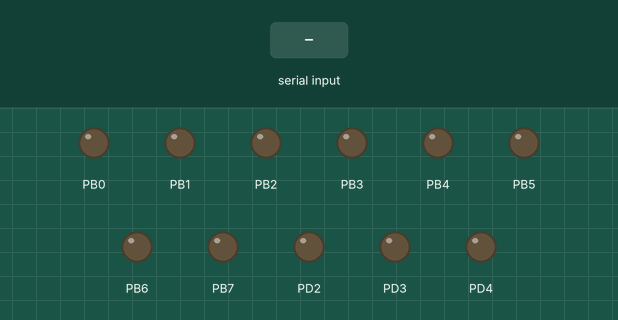
This program was run on a simulated ATmega328P, built with avr-gcc and emulated at 16 MHz. Parts: output pins drawn as LEDs (lit = HIGH). Inputs (shaded band) come from the test bench.

Above: at 1.2 s.
1.3 s: "A" received over Serial
At 2.5 s:
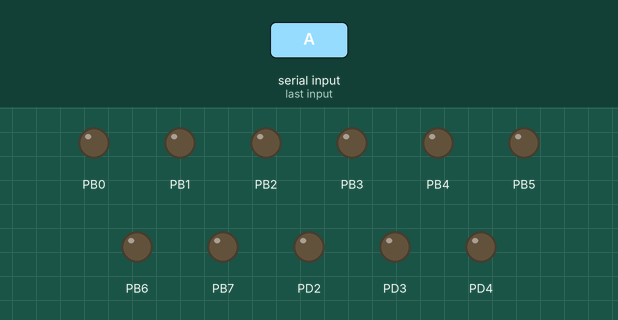
2.8 s: "B" received over Serial
At 3.6 s:
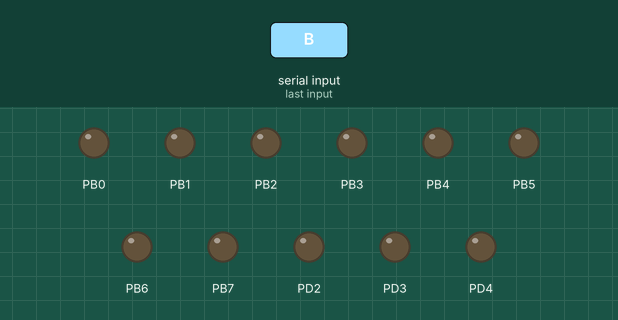
4.3 s: "C" received over Serial
At 4.8 s:
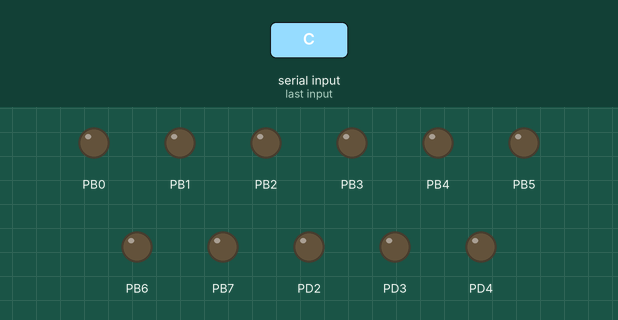
5.8 s: "D" received over Serial
At 7.1 s:
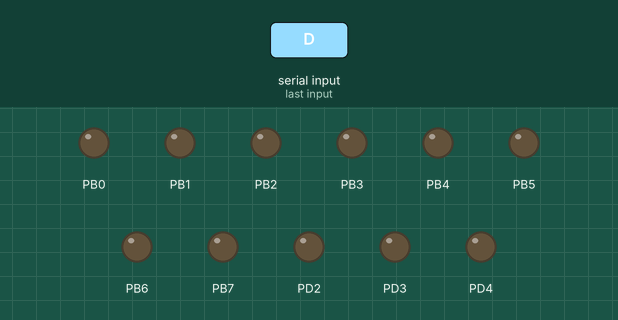
Timing chart, 0 to 8.3 s (numbered marks = the images above; inputs shaded):
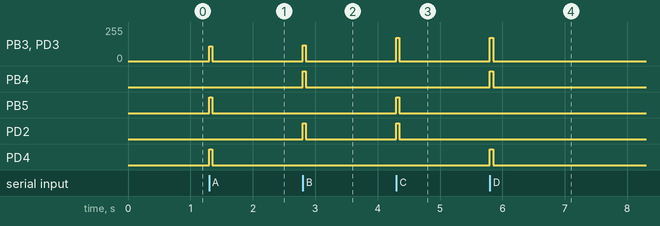

The program:

main.c
```c
#define F_CPU 16000000UL

#include <util/delay.h>
#include <avr/io.h>
//#include <conio.h>

#include "UART1.h"

#define UP 65
#define DOWN 66
#define LEFT 68
#define RIGHT 67
#define STOP 32

/*
PB0 input 1
PD4 input 2
PB2 enable A
PB3 enable B
PB4 input 3
PB5 input 4
*/

void setPwm()
{
	//TCCR1A |= (1 << WGM11) | (1 << WGM10);
	//TCCR1A |= (1 << COM1A1);
	//TCCR1B |= (1 << CS12);

	TCCR2A |= (1 << WGM21) | (1 << WGM20);
	//TCCR2A |= (1 << WGM22) | (1 << WGM21) | (1 << WGM20);
	TCCR2A |= (1 << COM2A1) | (1 << COM2B1);
	TCCR2B |= (1 << CS22);
}

void port_init()
{
	PORTB = 0x00;
	PORTD = 0x00;
}
void setPort(char motor_left_pb, char motor_right_pd)
{
	PORTB = motor_left_pb; // motor_right_pb | motor_left_pb;
	PORTD = motor_right_pd;
}
void setSpeed(int left_wheel, int right_wheel)
{
	OCR2A = left_wheel; // left
	OCR2B = right_wheel; // right
}

int main(void)
{
	int data;

	DDRB = 0xFF; // 0011 1000
	DDRD = 0x1C; // 0001 1100

	setPwm();
	port_init();
	UART_1_init(); // UART1 초기화

	//_delay_ms(1000);

	while(1)
	{
		//setPort(0x00, 0x00);
		_delay_ms(50);

		setSpeed(0, 0);

		port_init();

		data = UART1_receive();

		if(data == 'A'){ // up
			setSpeed(110, 110);
			setPort(0x28, 0x18);
		}
		else if(data == 'B'){ // down
			setSpeed(120, 120);
			setPort(0x18, 0x0C);
		}
		else if(data == 'C'){ // left
			setSpeed(175, 175);
			setPort(0x28, 0x0C);
			//_delay_ms(150);
		}
		else if(data == 'D'){ // right
			setSpeed(175, 175);
			setPort(0x18, 0x18);
			//_delay_ms(150);
		}
		else if(data == 'S'){
			setSpeed(0, 0);
			setPort(0x00, 0x00);
		}
	}
	return 0;
}


/*
int main(void)
{
	//char motor_left = 0x05;   // 0000 0'1'01
	//char motor_right = 0x28;  // 0010 '1'000
	char motor_left = 0x00;
	char motor_right = 0x00;

	//int cnt = 0;
	int data;

	DDRB = 0xFF;

	pwm_init();
	port_init();
	UART_1_init(); // UART1 초기화

	//_delay_ms(1000);

	while(1)
	{
		PORTB = motor_left | motor_right;

		_delay_ms(50);

		port_init();

		data = UART1_receive();

		if(data == 'A'){ // up
			OCR1B = 200;
			OCR2A = 200;

			motor_left = 0x05;  // 0000 0'1'10
			motor_right = 0x28; // 0010 '1'000
			//motor_left = 0x05;  // 0000 0'1'10
			//motor_right = 0x18; // 0010 '1'000
		}
		else if(data == 'B'){ // down
			OCR1B = 150;
			OCR2A = 150;

			motor_left = 0x05;  // 0000 0'1'10
			motor_right = 0x18; // 0010 '1'000
			//motor_left = 0x06;  // 0000 0'1'10
			//motor_right = 0x28; // 0010 '1'000
		}
		else if(data == 'C'){ // left
			OCR1B = 100;
			OCR2A = 100;

			motor_left = 0x05;
			motor_right = 0x28;
			//motor_left = 0x06;
			//motor_right = 0x18;
		}
		else if(data == 'D'){ // right
			OCR1B = 100;
			OCR2A = 100;
			motor_left = 0x06;
			motor_right = 0x18;
			//motor_left = 0x05;
			//motor_right = 0x28;
		}
		else if(data == 'S'){
			OCR1B = 0;
			OCR2A = 0;
			motor_left = 0x00;
			motor_right = 0x00;
		}
	}
	return 0;
}
*/


/*
int main(void)
{
	char motor_left_pb = 0x00; // input 3
	char motor_left_pd = 0x00; // input 4
	char motor_right_pb = 0x00; // input 1, 2
	//char motor_right_pd = 0x00; // input x

	//int cnt = 0;
	int data;

	DDRB = 0xFF;
	DDRD = 0x08;

	TCCR2A |= (1 << WGM21) | (1 << WGM20);
	TCCR2A |= (1 << COM2A1);
	TCCR2B |= (1 << CS22);

	TCCR1A |= (1 << WGM11) | (1 << WGM10);
	TCCR1A |= (1 << COM1B1);
	TCCR1B |= (1 << CS12);

	PORTB = 0x00;
	PORTD = 0x00;

	//OCR1B = 10;
	//OCR2A = 10;

	UART_1_init(); // UART1 초기화

	//_delay_ms(1000);

	while(1)
	{
		PORTB = motor_right_pb | motor_left_pb;
		PORTD = motor_left_pd; // motor_right_pd | motor_left_pd;
		_delay_ms(50);

		OCR1A = 0;
		OCR1B = 0;
		OCR2A = 0;
		OCR2B = 0;

		PORTB = 0x00;
		PORTD = 0x00;

		data = UART1_receive();

		if(data == 'A'){ // up
			OCR2A = 0;
			OCR2B = 100;

			motor_right_pb = 0x04; // 0000 0100

			OCR1A = 0;
			OCR1B = 100;

			motor_left_pb = 0x00; // 0000 0000
			motor_left_pd = 0x08; // 0000 1000
		}
		else if(data == 'B'){ // down
			OCR1A = 100;
			OCR1B = 0;

			OCR2A = 100;
			OCR2B = 0;

			//motor_right_pb = 0x04; // 0000 0100
			motor_right_pb = 0x02; // 0000 0010
			//motor_left_pb = 0x00; // 0000 0000
			//motor_left_pd = 0x08; // 0000 1000
			motor_left_pb = 0x08; // 0000 1000
			motor_left_pd = 0x00; // 0000 0000
		}
		else if(data == 'C'){ // left
			OCR1A = 100;
			OCR1B = 0;

			OCR2A = 0;
			OCR2B = 100;

			//motor_right_pb = 0x04; // 0000 0100
			motor_right_pb = 0x02; // 0000 0010
			motor_left_pb = 0x00; // 0000 0000
			motor_left_pd = 0x08; // 0000 1000
			//motor_left_pb = 0x08; // 0000 1000
			//motor_left_pd = 0x00; // 0000 0000
		}
		else if(data == 'D'){ // right
			OCR1A = 0;
			OCR1B = 100;

			OCR2A = 100;
			OCR2B = 0;

			motor_right_pb = 0x04; // 0000 0100
			//motor_right_pb = 0x02; // 0000 0010
			//motor_left_pb = 0x00; // 0000 0000
			//motor_left_pd = 0x08; // 0000 1000
			motor_left_pb = 0x08; // 0000 1000
			motor_left_pd = 0x00; // 0000 0000
		}
		else if(data == 'S'){
			OCR1A = 0;
			OCR1B = 0;

			OCR2A = 0;
			OCR2B = 0;

			motor_right_pb = 0x00;
			motor_left_pd = 0x00;
			motor_left_pb = 0x00;
		}
	}
	return 0;
}
*/


// motor button
/*
#define F_CPU 160000000
#include <avr/io.h>
#include <util/delay.h>

int main()
{
	char motor_left = 0x05;   // 0000 0'1'01
	char motor_right = 0x28;  // 0010 '1'000
	//char state = 0;

	DDRB = 0xFF;
	DDRD = 0x00;

	PORTD = 0x0C; // 0000 1100

	while(1)
	{
		PORTB = motor_left | motor_right; // 00101101
		//if((PIND & 0x04) == 0x00 && state == 0){
		//}
		if((PIND & 0x04) == 0x00){
			motor_left = 0x05;
			motor_right = 0x28;
		}
		if((PIND & 0x08) == 0x00){
			motor_left = 0x06;
			motor_right = 0x18; // 0001 1000
		}
	}

}
*/

// motor PWM
/*
#define F_CPU 160000000
#include <avr/io.h>
#include <util/delay.h>


int main(void)
{
	DDRB = 0xFF;

	TCCR1A |= (1 << WGM11) | (1 << WGM10);
	TCCR1A |= (1 << COM1B1);
	TCCR1B |= (1 << CS12);

	PORTB = 0x00;

	while (1)
	{
		PORTB = 0x05; //0000 0101
		//_delay_ms(1000);

		//OCR1B = 0;
		for(int i = 0; i < 256; i += 5){
			OCR1B = i;
			_delay_ms(10);
		}
		OCR1B = 0;

		PORTB = 0x06; // 0000 0011
		//_delay_ms(1000);

		for(int i = 0; i < 256; i += 5){
			OCR1B = i;
			_delay_ms(10);
		}
		OCR1B = 0;

		PORTB = 0x00;
		_delay_ms(100);
	}
}
*/
```

UART1.c
```c
/*
 * UART.c
 *
 * Created: 2022-07-10 오후 3:11:51
 *  Author: JAEGEUN
 */

#define _BV(bit) (1<<Bit)
#include <avr/io.h>

void UART_1_init(void)
{
	//Baudrate 설정 (F_osc : 16MHz => 9600Bps)
	UBRR0H = 0x00;
	//UBRR0L = 207; // 1100 1111???
	UBRR0L = 16;

	// 2배속 모드(= _BV(U2X1))
	// 정확도를 위해 UART는 보통 2배 모드를 사용.
	UCSR0A = UCSR0A | (1<<1);

	// 비동기 & 8bit 전송
	UCSR0C |= 0x06;

	 // 송,수신 기능 활성화
	 UCSR0B |= _BV(RXEN0);
	 UCSR0B |= _BV(TXEN0);
}

void UART1_transmit(char data)
{
	// 송신 가능 대기
	while(!(UCSR0A & (1 << UDRE0)));
	// 데이터 전송
	UDR0 = data;
}

unsigned char UART1_receive(void)
{
	// Receive Complete 플래그 확인
	while(!(UCSR0A & (1 << RXC0)));
	// Data Register 값 반환
	return UDR0;

}
```

UART1.h
```c
/*
 * UART.h
 *
 * Created: 2022-07-10 오후 3:21:04
 *  Author: JAEGEUN
 */


#ifndef UART_H_
#define UART_H_

void UART_1_init(void); // 초기화
void UART1_transmit(char data); // 송신
unsigned char UART1_receive(void); // 수신


#endif /* UART_H_ */
```

Measured:
- after the input at 1.3 s, PB3, PD3: 0/255 → 110/255 at once, → 0/255 0.05 s later; PB5, PD4: LOW → HIGH at once, → LOW 0.05 s later
- after the input at 2.8 s, PB3, PD3: 0/255 → 120/255 at once, → 0/255 0.05 s later; PB4, PD2: LOW → HIGH at once, → LOW 0.05 s later
- after the input at 4.3 s, PB3, PD3: 0/255 → 175/255 at once, → 0/255 0.05 s later; PB5, PD2: LOW → HIGH at once, → LOW 0.05 s later
- after the input at 5.8 s, PB3, PD3: 0/255 → 175/255 at once, → 0/255 0.05 s later; PB4, PD4: LOW → HIGH at once, → LOW 0.05 s later
